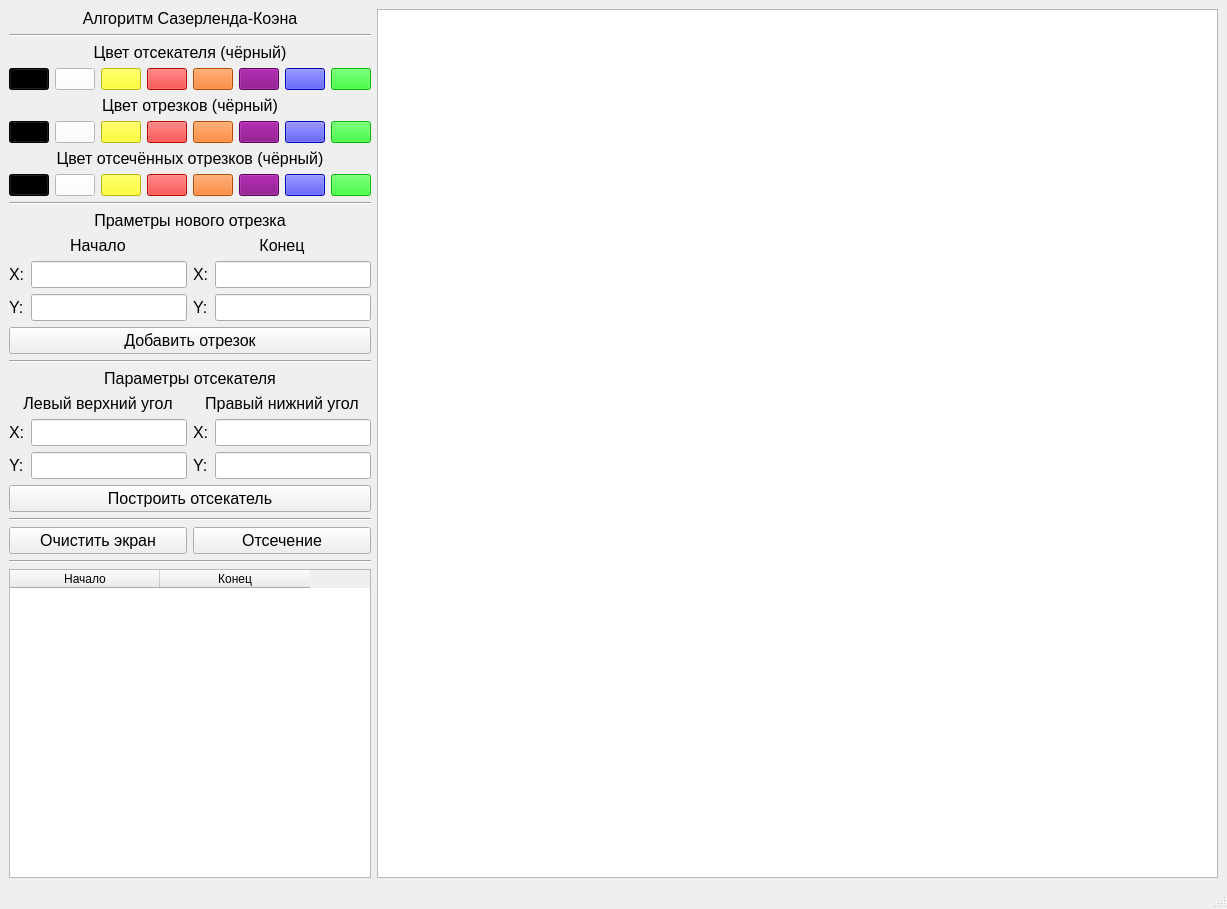
<?xml version="1.0" encoding="UTF-8"?>
<ui version="4.0">
 <class>MainWindow</class>
 <widget class="QMainWindow" name="MainWindow">
  <property name="geometry">
   <rect>
    <x>0</x>
    <y>0</y>
    <width>1227</width>
    <height>909</height>
   </rect>
  </property>
  <property name="windowTitle">
   <string>MainWindow</string>
  </property>
  <widget class="QWidget" name="centralwidget">
   <layout class="QHBoxLayout" name="horizontalLayout_3">
    <item>
     <layout class="QVBoxLayout" name="ControlLayout">
      <item>
       <layout class="QVBoxLayout" name="CipperColorBox">
        <item>
         <widget class="QLabel" name="TaskLabel">
          <property name="font">
           <font>
            <pointsize>12</pointsize>
           </font>
          </property>
          <property name="text">
           <string>Алгоритм Сазерленда-Коэна</string>
          </property>
          <property name="alignment">
           <set>Qt::AlignCenter</set>
          </property>
         </widget>
        </item>
        <item>
         <widget class="Line" name="line_5">
          <property name="orientation">
           <enum>Qt::Horizontal</enum>
          </property>
         </widget>
        </item>
        <item>
         <widget class="QLabel" name="CipperColorLabel">
          <property name="sizePolicy">
           <sizepolicy hsizetype="Minimum" vsizetype="Fixed">
            <horstretch>0</horstretch>
            <verstretch>0</verstretch>
           </sizepolicy>
          </property>
          <property name="font">
           <font>
            <pointsize>12</pointsize>
           </font>
          </property>
          <property name="text">
           <string>Цвет отсекателя (чёрный)</string>
          </property>
          <property name="alignment">
           <set>Qt::AlignCenter</set>
          </property>
         </widget>
        </item>
        <item>
         <layout class="QHBoxLayout" name="CipperColorLay">
          <item>
           <widget class="QPushButton" name="ButtonBlackCipper">
            <property name="sizePolicy">
             <sizepolicy hsizetype="Minimum" vsizetype="Fixed">
              <horstretch>0</horstretch>
              <verstretch>0</verstretch>
             </sizepolicy>
            </property>
            <property name="styleSheet">
             <string notr="true">QPushButton{
	background-color: rgb(0,0,0);
}</string>
            </property>
            <property name="text">
             <string/>
            </property>
           </widget>
          </item>
          <item>
           <widget class="QPushButton" name="ButtonWhiteCipper">
            <property name="sizePolicy">
             <sizepolicy hsizetype="Minimum" vsizetype="Fixed">
              <horstretch>0</horstretch>
              <verstretch>0</verstretch>
             </sizepolicy>
            </property>
            <property name="styleSheet">
             <string notr="true">QPushButton{
	background-color: rgb(255,255,255);
}</string>
            </property>
            <property name="text">
             <string/>
            </property>
           </widget>
          </item>
          <item>
           <widget class="QPushButton" name="ButtonYellowCipper">
            <property name="sizePolicy">
             <sizepolicy hsizetype="Minimum" vsizetype="Fixed">
              <horstretch>0</horstretch>
              <verstretch>0</verstretch>
             </sizepolicy>
            </property>
            <property name="styleSheet">
             <string notr="true">QPushButton{
	background-color: rgb(255,255,0);
}</string>
            </property>
            <property name="text">
             <string/>
            </property>
           </widget>
          </item>
          <item>
           <widget class="QPushButton" name="ButtonRedCipper">
            <property name="sizePolicy">
             <sizepolicy hsizetype="Minimum" vsizetype="Fixed">
              <horstretch>0</horstretch>
              <verstretch>0</verstretch>
             </sizepolicy>
            </property>
            <property name="styleSheet">
             <string notr="true">QPushButton{
	background-color: rgb(255,0,0);
}</string>
            </property>
            <property name="text">
             <string/>
            </property>
           </widget>
          </item>
          <item>
           <widget class="QPushButton" name="ButtonOrangeCipper">
            <property name="sizePolicy">
             <sizepolicy hsizetype="Minimum" vsizetype="Fixed">
              <horstretch>0</horstretch>
              <verstretch>0</verstretch>
             </sizepolicy>
            </property>
            <property name="styleSheet">
             <string notr="true">QPushButton{
	background-color: rgb(255,104,0);
}</string>
            </property>
            <property name="text">
             <string/>
            </property>
           </widget>
          </item>
          <item>
           <widget class="QPushButton" name="ButtonPurpleCipper">
            <property name="sizePolicy">
             <sizepolicy hsizetype="Minimum" vsizetype="Fixed">
              <horstretch>0</horstretch>
              <verstretch>0</verstretch>
             </sizepolicy>
            </property>
            <property name="styleSheet">
             <string notr="true">QPushButton{
	background-color: rgb(128,0,128);
}</string>
            </property>
            <property name="text">
             <string/>
            </property>
           </widget>
          </item>
          <item>
           <widget class="QPushButton" name="ButtonBlueCipper">
            <property name="sizePolicy">
             <sizepolicy hsizetype="Minimum" vsizetype="Fixed">
              <horstretch>0</horstretch>
              <verstretch>0</verstretch>
             </sizepolicy>
            </property>
            <property name="styleSheet">
             <string notr="true">QPushButton{
	background-color: rgb(0,0,255);
}</string>
            </property>
            <property name="text">
             <string/>
            </property>
           </widget>
          </item>
          <item>
           <widget class="QPushButton" name="ButtonGreenCipper">
            <property name="sizePolicy">
             <sizepolicy hsizetype="Minimum" vsizetype="Fixed">
              <horstretch>0</horstretch>
              <verstretch>0</verstretch>
             </sizepolicy>
            </property>
            <property name="styleSheet">
             <string notr="true">QPushButton{
	background-color: rgb(0,255,0);
}</string>
            </property>
            <property name="text">
             <string/>
            </property>
           </widget>
          </item>
         </layout>
        </item>
       </layout>
      </item>
      <item>
       <layout class="QVBoxLayout" name="FragmentColorBox">
        <item>
         <widget class="QLabel" name="LIneColorFragment">
          <property name="sizePolicy">
           <sizepolicy hsizetype="Minimum" vsizetype="Fixed">
            <horstretch>0</horstretch>
            <verstretch>0</verstretch>
           </sizepolicy>
          </property>
          <property name="font">
           <font>
            <pointsize>12</pointsize>
           </font>
          </property>
          <property name="text">
           <string>Цвет отрезков (чёрный)</string>
          </property>
          <property name="alignment">
           <set>Qt::AlignCenter</set>
          </property>
         </widget>
        </item>
        <item>
         <layout class="QHBoxLayout" name="FragmentColorsLay">
          <item>
           <widget class="QPushButton" name="ButtonBlackFragment">
            <property name="sizePolicy">
             <sizepolicy hsizetype="Minimum" vsizetype="Fixed">
              <horstretch>0</horstretch>
              <verstretch>0</verstretch>
             </sizepolicy>
            </property>
            <property name="styleSheet">
             <string notr="true">QPushButton{
	background-color: rgb(0,0,0);
}</string>
            </property>
            <property name="text">
             <string/>
            </property>
           </widget>
          </item>
          <item>
           <widget class="QPushButton" name="ButtonWhiteFragment">
            <property name="sizePolicy">
             <sizepolicy hsizetype="Minimum" vsizetype="Fixed">
              <horstretch>0</horstretch>
              <verstretch>0</verstretch>
             </sizepolicy>
            </property>
            <property name="styleSheet">
             <string notr="true">QPushButton{
	background-color: rgb(255,255,255);
}</string>
            </property>
            <property name="text">
             <string/>
            </property>
           </widget>
          </item>
          <item>
           <widget class="QPushButton" name="ButtonYellowFragment">
            <property name="sizePolicy">
             <sizepolicy hsizetype="Minimum" vsizetype="Fixed">
              <horstretch>0</horstretch>
              <verstretch>0</verstretch>
             </sizepolicy>
            </property>
            <property name="styleSheet">
             <string notr="true">QPushButton{
	background-color: rgb(255,255,0);
}</string>
            </property>
            <property name="text">
             <string/>
            </property>
           </widget>
          </item>
          <item>
           <widget class="QPushButton" name="ButtonRedFragment">
            <property name="sizePolicy">
             <sizepolicy hsizetype="Minimum" vsizetype="Fixed">
              <horstretch>0</horstretch>
              <verstretch>0</verstretch>
             </sizepolicy>
            </property>
            <property name="styleSheet">
             <string notr="true">QPushButton{
	background-color: rgb(255,0,0);
}</string>
            </property>
            <property name="text">
             <string/>
            </property>
           </widget>
          </item>
          <item>
           <widget class="QPushButton" name="ButtonOrangeFragment">
            <property name="sizePolicy">
             <sizepolicy hsizetype="Minimum" vsizetype="Fixed">
              <horstretch>0</horstretch>
              <verstretch>0</verstretch>
             </sizepolicy>
            </property>
            <property name="styleSheet">
             <string notr="true">QPushButton{
	background-color: rgb(255,104,0);
}</string>
            </property>
            <property name="text">
             <string/>
            </property>
           </widget>
          </item>
          <item>
           <widget class="QPushButton" name="ButtonPurpleFragment">
            <property name="sizePolicy">
             <sizepolicy hsizetype="Minimum" vsizetype="Fixed">
              <horstretch>0</horstretch>
              <verstretch>0</verstretch>
             </sizepolicy>
            </property>
            <property name="styleSheet">
             <string notr="true">QPushButton{
	background-color: rgb(128,0,128);
}</string>
            </property>
            <property name="text">
             <string/>
            </property>
           </widget>
          </item>
          <item>
           <widget class="QPushButton" name="ButtonBlueFragment">
            <property name="sizePolicy">
             <sizepolicy hsizetype="Minimum" vsizetype="Fixed">
              <horstretch>0</horstretch>
              <verstretch>0</verstretch>
             </sizepolicy>
            </property>
            <property name="styleSheet">
             <string notr="true">QPushButton{
	background-color: rgb(0,0,255);
}</string>
            </property>
            <property name="text">
             <string/>
            </property>
           </widget>
          </item>
          <item>
           <widget class="QPushButton" name="ButtonGreenFragment">
            <property name="sizePolicy">
             <sizepolicy hsizetype="Minimum" vsizetype="Fixed">
              <horstretch>0</horstretch>
              <verstretch>0</verstretch>
             </sizepolicy>
            </property>
            <property name="styleSheet">
             <string notr="true">QPushButton{
	background-color: rgb(0,255,0);
}</string>
            </property>
            <property name="text">
             <string/>
            </property>
           </widget>
          </item>
         </layout>
        </item>
       </layout>
      </item>
      <item>
       <layout class="QVBoxLayout" name="LineColorBox">
        <item>
         <widget class="QLabel" name="LIneColorLabel">
          <property name="sizePolicy">
           <sizepolicy hsizetype="Minimum" vsizetype="Fixed">
            <horstretch>0</horstretch>
            <verstretch>0</verstretch>
           </sizepolicy>
          </property>
          <property name="font">
           <font>
            <pointsize>12</pointsize>
           </font>
          </property>
          <property name="text">
           <string>Цвет отсечённых отрезков (чёрный)</string>
          </property>
          <property name="alignment">
           <set>Qt::AlignCenter</set>
          </property>
         </widget>
        </item>
        <item>
         <layout class="QHBoxLayout" name="LineColorsLay">
          <item>
           <widget class="QPushButton" name="ButtonBlackLine">
            <property name="sizePolicy">
             <sizepolicy hsizetype="Minimum" vsizetype="Fixed">
              <horstretch>0</horstretch>
              <verstretch>0</verstretch>
             </sizepolicy>
            </property>
            <property name="styleSheet">
             <string notr="true">QPushButton{
	background-color: rgb(0,0,0);
}</string>
            </property>
            <property name="text">
             <string/>
            </property>
           </widget>
          </item>
          <item>
           <widget class="QPushButton" name="ButtonWhiteLine">
            <property name="sizePolicy">
             <sizepolicy hsizetype="Minimum" vsizetype="Fixed">
              <horstretch>0</horstretch>
              <verstretch>0</verstretch>
             </sizepolicy>
            </property>
            <property name="styleSheet">
             <string notr="true">QPushButton{
	background-color: rgb(255,255,255);
}</string>
            </property>
            <property name="text">
             <string/>
            </property>
           </widget>
          </item>
          <item>
           <widget class="QPushButton" name="ButtonYellowLine">
            <property name="sizePolicy">
             <sizepolicy hsizetype="Minimum" vsizetype="Fixed">
              <horstretch>0</horstretch>
              <verstretch>0</verstretch>
             </sizepolicy>
            </property>
            <property name="styleSheet">
             <string notr="true">QPushButton{
	background-color: rgb(255,255,0);
}</string>
            </property>
            <property name="text">
             <string/>
            </property>
           </widget>
          </item>
          <item>
           <widget class="QPushButton" name="ButtonRedLine">
            <property name="sizePolicy">
             <sizepolicy hsizetype="Minimum" vsizetype="Fixed">
              <horstretch>0</horstretch>
              <verstretch>0</verstretch>
             </sizepolicy>
            </property>
            <property name="styleSheet">
             <string notr="true">QPushButton{
	background-color: rgb(255,0,0);
}</string>
            </property>
            <property name="text">
             <string/>
            </property>
           </widget>
          </item>
          <item>
           <widget class="QPushButton" name="ButtonOrangeLine">
            <property name="sizePolicy">
             <sizepolicy hsizetype="Minimum" vsizetype="Fixed">
              <horstretch>0</horstretch>
              <verstretch>0</verstretch>
             </sizepolicy>
            </property>
            <property name="styleSheet">
             <string notr="true">QPushButton{
	background-color: rgb(255,104,0);
}</string>
            </property>
            <property name="text">
             <string/>
            </property>
           </widget>
          </item>
          <item>
           <widget class="QPushButton" name="ButtonPurpleLine">
            <property name="sizePolicy">
             <sizepolicy hsizetype="Minimum" vsizetype="Fixed">
              <horstretch>0</horstretch>
              <verstretch>0</verstretch>
             </sizepolicy>
            </property>
            <property name="styleSheet">
             <string notr="true">QPushButton{
	background-color: rgb(128,0,128);
}</string>
            </property>
            <property name="text">
             <string/>
            </property>
           </widget>
          </item>
          <item>
           <widget class="QPushButton" name="ButtonBlueLine">
            <property name="sizePolicy">
             <sizepolicy hsizetype="Minimum" vsizetype="Fixed">
              <horstretch>0</horstretch>
              <verstretch>0</verstretch>
             </sizepolicy>
            </property>
            <property name="styleSheet">
             <string notr="true">QPushButton{
	background-color: rgb(0,0,255);
}</string>
            </property>
            <property name="text">
             <string/>
            </property>
           </widget>
          </item>
          <item>
           <widget class="QPushButton" name="ButtonGreenLine">
            <property name="sizePolicy">
             <sizepolicy hsizetype="Minimum" vsizetype="Fixed">
              <horstretch>0</horstretch>
              <verstretch>0</verstretch>
             </sizepolicy>
            </property>
            <property name="styleSheet">
             <string notr="true">QPushButton{
	background-color: rgb(0,255,0);
}</string>
            </property>
            <property name="text">
             <string/>
            </property>
           </widget>
          </item>
         </layout>
        </item>
       </layout>
      </item>
      <item>
       <widget class="Line" name="line_2">
        <property name="orientation">
         <enum>Qt::Horizontal</enum>
        </property>
       </widget>
      </item>
      <item>
       <layout class="QVBoxLayout" name="verticalLayout_5">
        <item>
         <widget class="QLabel" name="label_6">
          <property name="sizePolicy">
           <sizepolicy hsizetype="Minimum" vsizetype="Preferred">
            <horstretch>0</horstretch>
            <verstretch>0</verstretch>
           </sizepolicy>
          </property>
          <property name="font">
           <font>
            <pointsize>12</pointsize>
           </font>
          </property>
          <property name="text">
           <string>Праметры нового отрезка</string>
          </property>
          <property name="alignment">
           <set>Qt::AlignCenter</set>
          </property>
         </widget>
        </item>
        <item>
         <layout class="QHBoxLayout" name="horizontalLayout_2">
          <item>
           <layout class="QVBoxLayout" name="verticalLayout_3">
            <item>
             <widget class="QLabel" name="label_3">
              <property name="sizePolicy">
               <sizepolicy hsizetype="Minimum" vsizetype="Preferred">
                <horstretch>0</horstretch>
                <verstretch>0</verstretch>
               </sizepolicy>
              </property>
              <property name="font">
               <font>
                <pointsize>12</pointsize>
               </font>
              </property>
              <property name="text">
               <string>Начало</string>
              </property>
              <property name="alignment">
               <set>Qt::AlignCenter</set>
              </property>
             </widget>
            </item>
            <item>
             <layout class="QFormLayout" name="Lb_clipper_form_2">
              <item row="0" column="0">
               <widget class="QLabel" name="lb_x_clipperLabel_3">
                <property name="sizePolicy">
                 <sizepolicy hsizetype="Minimum" vsizetype="Preferred">
                  <horstretch>0</horstretch>
                  <verstretch>0</verstretch>
                 </sizepolicy>
                </property>
                <property name="font">
                 <font>
                  <pointsize>12</pointsize>
                 </font>
                </property>
                <property name="text">
                 <string>X:</string>
                </property>
               </widget>
              </item>
              <item row="0" column="1">
               <widget class="QLineEdit" name="start_x_LE">
                <property name="sizePolicy">
                 <sizepolicy hsizetype="Minimum" vsizetype="Fixed">
                  <horstretch>0</horstretch>
                  <verstretch>0</verstretch>
                 </sizepolicy>
                </property>
                <property name="font">
                 <font>
                  <pointsize>12</pointsize>
                 </font>
                </property>
               </widget>
              </item>
              <item row="1" column="0">
               <widget class="QLabel" name="lb_y_clipperLabel_3">
                <property name="sizePolicy">
                 <sizepolicy hsizetype="Minimum" vsizetype="Preferred">
                  <horstretch>0</horstretch>
                  <verstretch>0</verstretch>
                 </sizepolicy>
                </property>
                <property name="font">
                 <font>
                  <pointsize>12</pointsize>
                 </font>
                </property>
                <property name="text">
                 <string>Y:</string>
                </property>
               </widget>
              </item>
              <item row="1" column="1">
               <widget class="QLineEdit" name="start_y_LE">
                <property name="sizePolicy">
                 <sizepolicy hsizetype="Minimum" vsizetype="Fixed">
                  <horstretch>0</horstretch>
                  <verstretch>0</verstretch>
                 </sizepolicy>
                </property>
                <property name="font">
                 <font>
                  <pointsize>12</pointsize>
                 </font>
                </property>
               </widget>
              </item>
             </layout>
            </item>
           </layout>
          </item>
          <item>
           <layout class="QVBoxLayout" name="verticalLayout_4">
            <item>
             <widget class="QLabel" name="label_4">
              <property name="sizePolicy">
               <sizepolicy hsizetype="Minimum" vsizetype="Preferred">
                <horstretch>0</horstretch>
                <verstretch>0</verstretch>
               </sizepolicy>
              </property>
              <property name="font">
               <font>
                <pointsize>12</pointsize>
               </font>
              </property>
              <property name="text">
               <string>Конец</string>
              </property>
              <property name="alignment">
               <set>Qt::AlignCenter</set>
              </property>
             </widget>
            </item>
            <item>
             <layout class="QFormLayout" name="RT_clipper_form_2">
              <item row="0" column="0">
               <widget class="QLabel" name="rt_x_clipperLabel_2">
                <property name="sizePolicy">
                 <sizepolicy hsizetype="Minimum" vsizetype="Preferred">
                  <horstretch>0</horstretch>
                  <verstretch>0</verstretch>
                 </sizepolicy>
                </property>
                <property name="font">
                 <font>
                  <pointsize>12</pointsize>
                 </font>
                </property>
                <property name="text">
                 <string>X:</string>
                </property>
               </widget>
              </item>
              <item row="0" column="1">
               <widget class="QLineEdit" name="end_x_LE">
                <property name="sizePolicy">
                 <sizepolicy hsizetype="Minimum" vsizetype="Fixed">
                  <horstretch>0</horstretch>
                  <verstretch>0</verstretch>
                 </sizepolicy>
                </property>
                <property name="font">
                 <font>
                  <pointsize>12</pointsize>
                 </font>
                </property>
               </widget>
              </item>
              <item row="1" column="0">
               <widget class="QLabel" name="rt_y_clipperLabel_2">
                <property name="sizePolicy">
                 <sizepolicy hsizetype="Minimum" vsizetype="Preferred">
                  <horstretch>0</horstretch>
                  <verstretch>0</verstretch>
                 </sizepolicy>
                </property>
                <property name="font">
                 <font>
                  <pointsize>12</pointsize>
                 </font>
                </property>
                <property name="text">
                 <string>Y:</string>
                </property>
               </widget>
              </item>
              <item row="1" column="1">
               <widget class="QLineEdit" name="end_y_LE">
                <property name="sizePolicy">
                 <sizepolicy hsizetype="Minimum" vsizetype="Fixed">
                  <horstretch>0</horstretch>
                  <verstretch>0</verstretch>
                 </sizepolicy>
                </property>
                <property name="font">
                 <font>
                  <pointsize>12</pointsize>
                 </font>
                </property>
               </widget>
              </item>
             </layout>
            </item>
           </layout>
          </item>
         </layout>
        </item>
       </layout>
      </item>
      <item>
       <widget class="QPushButton" name="DrawSegmentButton">
        <property name="font">
         <font>
          <pointsize>12</pointsize>
         </font>
        </property>
        <property name="text">
         <string>Добавить отрезок</string>
        </property>
       </widget>
      </item>
      <item>
       <widget class="Line" name="line">
        <property name="orientation">
         <enum>Qt::Horizontal</enum>
        </property>
       </widget>
      </item>
      <item>
       <widget class="QLabel" name="label_5">
        <property name="sizePolicy">
         <sizepolicy hsizetype="Minimum" vsizetype="Preferred">
          <horstretch>0</horstretch>
          <verstretch>0</verstretch>
         </sizepolicy>
        </property>
        <property name="font">
         <font>
          <pointsize>12</pointsize>
         </font>
        </property>
        <property name="text">
         <string>Параметры отсекателя</string>
        </property>
        <property name="alignment">
         <set>Qt::AlignCenter</set>
        </property>
       </widget>
      </item>
      <item>
       <layout class="QHBoxLayout" name="horizontalLayout">
        <item>
         <layout class="QVBoxLayout" name="verticalLayout">
          <item>
           <widget class="QLabel" name="label">
            <property name="sizePolicy">
             <sizepolicy hsizetype="Minimum" vsizetype="Preferred">
              <horstretch>0</horstretch>
              <verstretch>0</verstretch>
             </sizepolicy>
            </property>
            <property name="font">
             <font>
              <pointsize>12</pointsize>
             </font>
            </property>
            <property name="text">
             <string>Левый верхний угол</string>
            </property>
            <property name="alignment">
             <set>Qt::AlignCenter</set>
            </property>
           </widget>
          </item>
          <item>
           <layout class="QFormLayout" name="Lt_clipper_form">
            <item row="0" column="0">
             <widget class="QLabel" name="lb_x_clipperLabel">
              <property name="sizePolicy">
               <sizepolicy hsizetype="Minimum" vsizetype="Preferred">
                <horstretch>0</horstretch>
                <verstretch>0</verstretch>
               </sizepolicy>
              </property>
              <property name="font">
               <font>
                <pointsize>12</pointsize>
               </font>
              </property>
              <property name="text">
               <string>X:</string>
              </property>
             </widget>
            </item>
            <item row="0" column="1">
             <widget class="QLineEdit" name="lt_x_clipperLineEdit">
              <property name="sizePolicy">
               <sizepolicy hsizetype="Minimum" vsizetype="Fixed">
                <horstretch>0</horstretch>
                <verstretch>0</verstretch>
               </sizepolicy>
              </property>
              <property name="font">
               <font>
                <pointsize>12</pointsize>
               </font>
              </property>
             </widget>
            </item>
            <item row="1" column="0">
             <widget class="QLabel" name="lb_y_clipperLabel">
              <property name="sizePolicy">
               <sizepolicy hsizetype="Minimum" vsizetype="Preferred">
                <horstretch>0</horstretch>
                <verstretch>0</verstretch>
               </sizepolicy>
              </property>
              <property name="font">
               <font>
                <pointsize>12</pointsize>
               </font>
              </property>
              <property name="text">
               <string>Y:</string>
              </property>
             </widget>
            </item>
            <item row="1" column="1">
             <widget class="QLineEdit" name="lt_y_clipperLineEdit">
              <property name="sizePolicy">
               <sizepolicy hsizetype="Minimum" vsizetype="Fixed">
                <horstretch>0</horstretch>
                <verstretch>0</verstretch>
               </sizepolicy>
              </property>
              <property name="font">
               <font>
                <pointsize>12</pointsize>
               </font>
              </property>
             </widget>
            </item>
           </layout>
          </item>
         </layout>
        </item>
        <item>
         <layout class="QVBoxLayout" name="verticalLayout_2">
          <item>
           <widget class="QLabel" name="label_2">
            <property name="sizePolicy">
             <sizepolicy hsizetype="Minimum" vsizetype="Preferred">
              <horstretch>0</horstretch>
              <verstretch>0</verstretch>
             </sizepolicy>
            </property>
            <property name="font">
             <font>
              <pointsize>12</pointsize>
             </font>
            </property>
            <property name="text">
             <string>Правый нижний угол</string>
            </property>
            <property name="alignment">
             <set>Qt::AlignCenter</set>
            </property>
           </widget>
          </item>
          <item>
           <layout class="QFormLayout" name="RB_clipper_form">
            <item row="0" column="0">
             <widget class="QLabel" name="rt_x_clipperLabel">
              <property name="sizePolicy">
               <sizepolicy hsizetype="Minimum" vsizetype="Preferred">
                <horstretch>0</horstretch>
                <verstretch>0</verstretch>
               </sizepolicy>
              </property>
              <property name="font">
               <font>
                <pointsize>12</pointsize>
               </font>
              </property>
              <property name="text">
               <string>X:</string>
              </property>
             </widget>
            </item>
            <item row="0" column="1">
             <widget class="QLineEdit" name="rb_x_clipperLineEdit">
              <property name="sizePolicy">
               <sizepolicy hsizetype="Minimum" vsizetype="Fixed">
                <horstretch>0</horstretch>
                <verstretch>0</verstretch>
               </sizepolicy>
              </property>
              <property name="font">
               <font>
                <pointsize>12</pointsize>
               </font>
              </property>
             </widget>
            </item>
            <item row="1" column="0">
             <widget class="QLabel" name="rt_y_clipperLabel">
              <property name="sizePolicy">
               <sizepolicy hsizetype="Minimum" vsizetype="Preferred">
                <horstretch>0</horstretch>
                <verstretch>0</verstretch>
               </sizepolicy>
              </property>
              <property name="font">
               <font>
                <pointsize>12</pointsize>
               </font>
              </property>
              <property name="text">
               <string>Y:</string>
              </property>
             </widget>
            </item>
            <item row="1" column="1">
             <widget class="QLineEdit" name="rb_y_clipperLineEdit">
              <property name="sizePolicy">
               <sizepolicy hsizetype="Minimum" vsizetype="Fixed">
                <horstretch>0</horstretch>
                <verstretch>0</verstretch>
               </sizepolicy>
              </property>
              <property name="font">
               <font>
                <pointsize>12</pointsize>
               </font>
              </property>
             </widget>
            </item>
           </layout>
          </item>
         </layout>
        </item>
       </layout>
      </item>
      <item>
       <widget class="QPushButton" name="DrawClipperButton">
        <property name="font">
         <font>
          <pointsize>12</pointsize>
         </font>
        </property>
        <property name="text">
         <string>Построить отсекатель</string>
        </property>
       </widget>
      </item>
      <item>
       <widget class="Line" name="line_3">
        <property name="orientation">
         <enum>Qt::Horizontal</enum>
        </property>
       </widget>
      </item>
      <item>
       <layout class="QHBoxLayout" name="ActionLayout">
        <item>
         <widget class="QPushButton" name="CleanButton">
          <property name="sizePolicy">
           <sizepolicy hsizetype="Minimum" vsizetype="Fixed">
            <horstretch>0</horstretch>
            <verstretch>0</verstretch>
           </sizepolicy>
          </property>
          <property name="font">
           <font>
            <pointsize>12</pointsize>
           </font>
          </property>
          <property name="text">
           <string>Очистить экран</string>
          </property>
         </widget>
        </item>
        <item>
         <widget class="QPushButton" name="DrawButton">
          <property name="sizePolicy">
           <sizepolicy hsizetype="Minimum" vsizetype="Fixed">
            <horstretch>0</horstretch>
            <verstretch>0</verstretch>
           </sizepolicy>
          </property>
          <property name="font">
           <font>
            <pointsize>12</pointsize>
           </font>
          </property>
          <property name="text">
           <string>Отсечение</string>
          </property>
         </widget>
        </item>
       </layout>
      </item>
      <item>
       <widget class="Line" name="line_4">
        <property name="orientation">
         <enum>Qt::Horizontal</enum>
        </property>
       </widget>
      </item>
      <item>
       <widget class="QTableWidget" name="PointTableWidget">
        <property name="sizePolicy">
         <sizepolicy hsizetype="Minimum" vsizetype="Expanding">
          <horstretch>0</horstretch>
          <verstretch>0</verstretch>
         </sizepolicy>
        </property>
        <property name="minimumSize">
         <size>
          <width>100</width>
          <height>0</height>
         </size>
        </property>
        <property name="autoScroll">
         <bool>false</bool>
        </property>
        <attribute name="horizontalHeaderVisible">
         <bool>true</bool>
        </attribute>
        <attribute name="horizontalHeaderCascadingSectionResizes">
         <bool>false</bool>
        </attribute>
        <attribute name="horizontalHeaderMinimumSectionSize">
         <number>20</number>
        </attribute>
        <attribute name="horizontalHeaderDefaultSectionSize">
         <number>150</number>
        </attribute>
        <attribute name="horizontalHeaderHighlightSections">
         <bool>true</bool>
        </attribute>
        <column>
         <property name="text">
          <string>Начало</string>
         </property>
        </column>
        <column>
         <property name="text">
          <string>Конец</string>
         </property>
        </column>
       </widget>
      </item>
     </layout>
    </item>
    <item>
     <widget class="QGraphicsView" name="ResView">
      <property name="alignment">
       <set>Qt::AlignLeading|Qt::AlignLeft|Qt::AlignTop</set>
      </property>
     </widget>
    </item>
   </layout>
  </widget>
  <widget class="QMenuBar" name="menubar">
   <property name="geometry">
    <rect>
     <x>0</x>
     <y>0</y>
     <width>1227</width>
     <height>21</height>
    </rect>
   </property>
  </widget>
  <widget class="QStatusBar" name="statusbar"/>
 </widget>
 <resources/>
 <connections/>
</ui>
